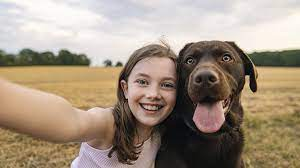
#> input picture sample.jpg, 300 x 168 px, found by its file name
$ python ImageRecog.py
#> lines starting #> are read from the running program, lines starting #| are printed output that depends on the picture; after the words box and inside, x2 and y2 are one past the last pixel; in counts of white or black regions, pixels touching at a corner belong together
import cv2

alg = "models/haarcascade_frontalface_default.xml"
haar_cascade = cv2.CascadeClassifier(alg)

# Read the photo from the file
img_path = 'D:/projectRecognition/sample.jpg'
img = cv2.imread(img_path)
#> img is the input picture: shape (168, 300, 3); mean B, G, R 128, 145.3, 161.3

#Convert to gray image
img_gray = cv2.cvtColor(img, cv2.COLOR_BGR2GRAY)
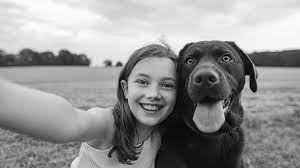
#> img_gray: shape (168, 300); min 0, max 254, mean 148.1

# Face Recognition
face_detect = haar_cascade.detectMultiScale(img_gray, 1.1, 4)
#> face_detect = [[122, 59, 64, 64]]

#Draw a rectangle
for (x,y,w,h) in face_detect:
    cv2.rectangle(img,(x,y),(x+w,y+h),(0,255,0),2)
#> this loop made 1 pass
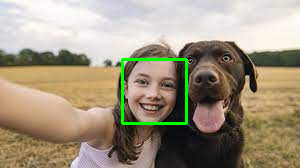
#> img: shape (168, 300, 3); 1.52% of pixels changed, all inside (x1, y1, x2, y2) = (121, 58, 188, 125)

#Output
cv2.imshow('Face Detection', img)
cv2.waitKey(0)
cv2.destroyAllWindows()

$ run again, with beatriz.jpg copied over sample.jpg
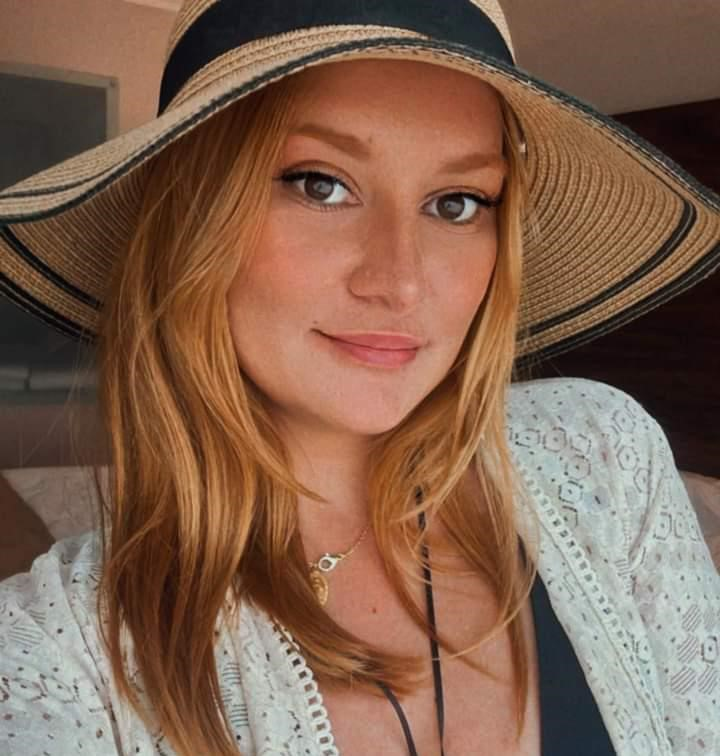
#> input picture beatriz.jpg, 720 x 756 px, found by its file name
#> img is the input picture: shape (756, 720, 3); mean B, G, R 79.4, 98.2, 130
#> `img_gray = cv2.cvtColor(img, cv2.COLOR_BGR2GRAY)`:
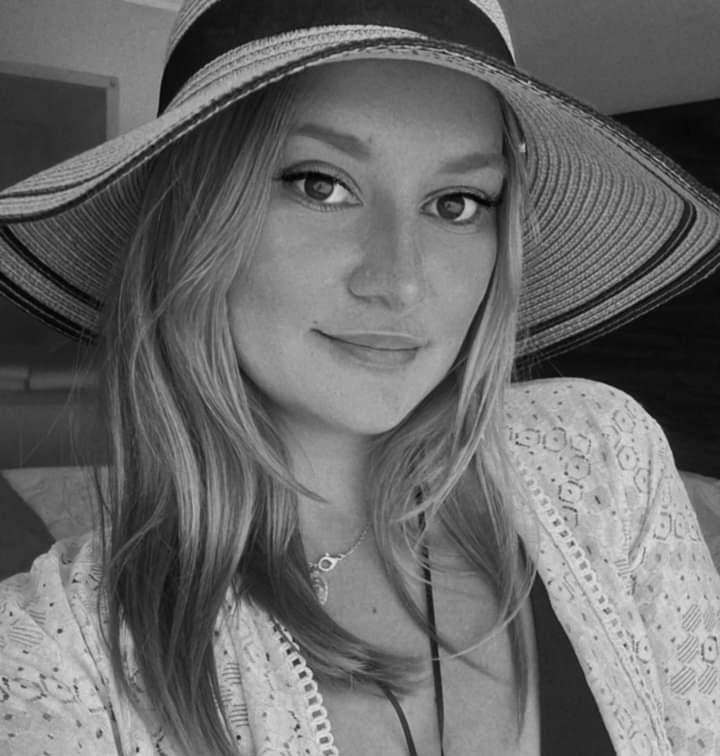
#> img_gray: shape (756, 720); min 1, max 233, mean 105.6
#> face_detect = [[284, 466, 80, 80], [190, 617, 127, 127], [236, 89, 303, 303]]
#> the loop `for (x,y,w,h) in face_detect:` made 3 passes
#> after the loop `for (x,y,w,h) in face_detect:`:
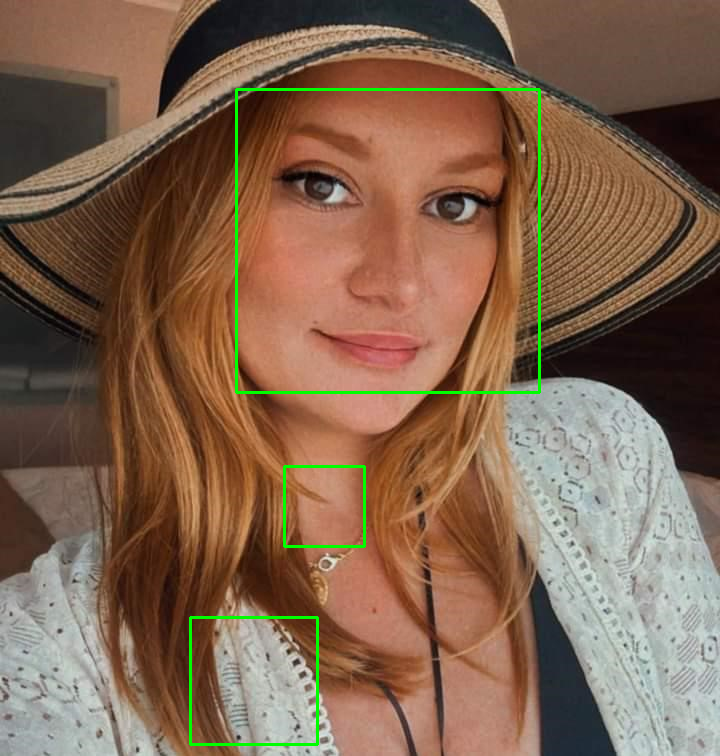
#> img: shape (756, 720, 3); 1.12% of pixels changed, all inside (x1, y1, x2, y2) = (189, 88, 541, 746)
